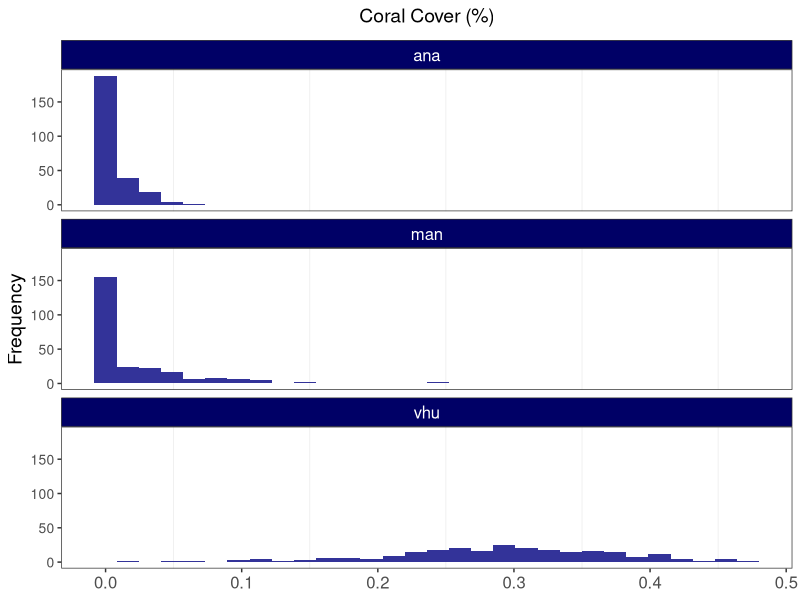
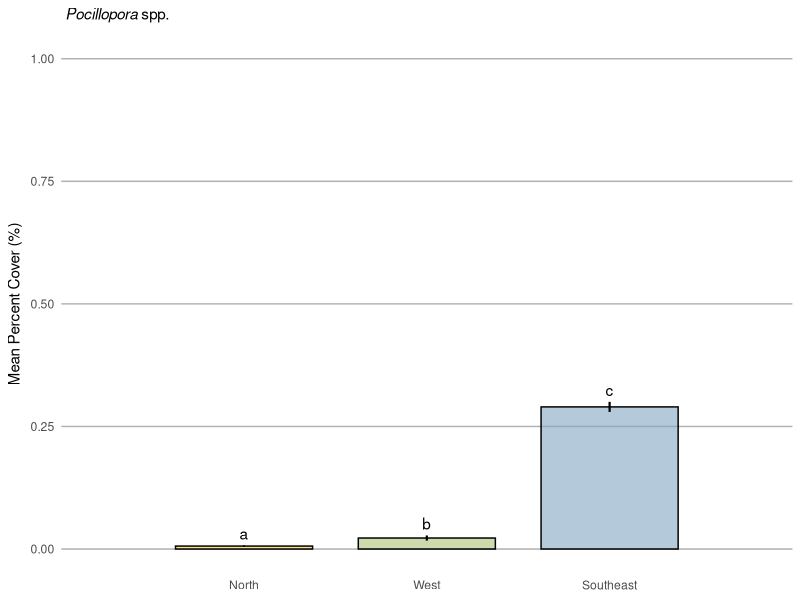
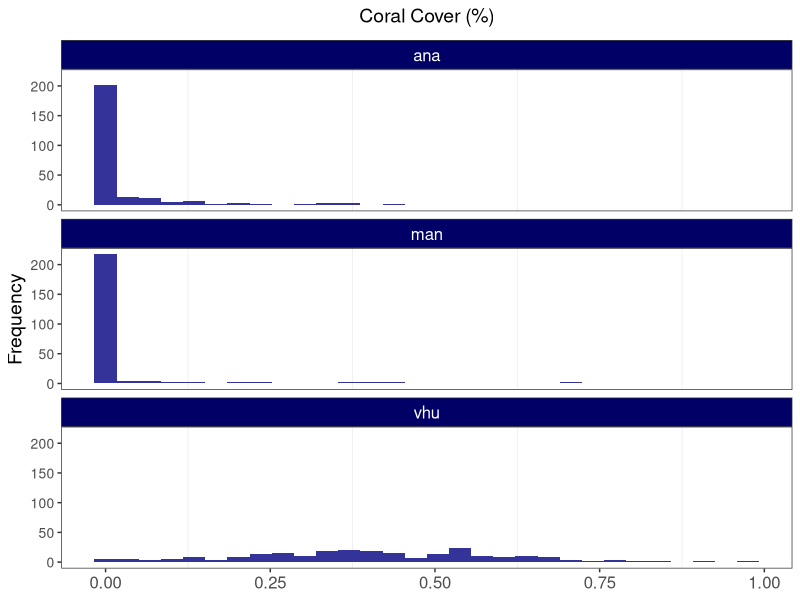
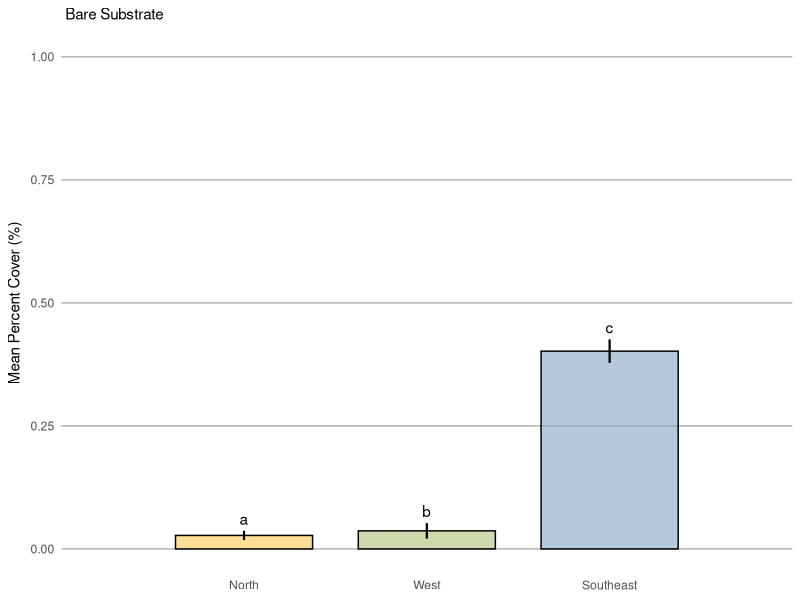
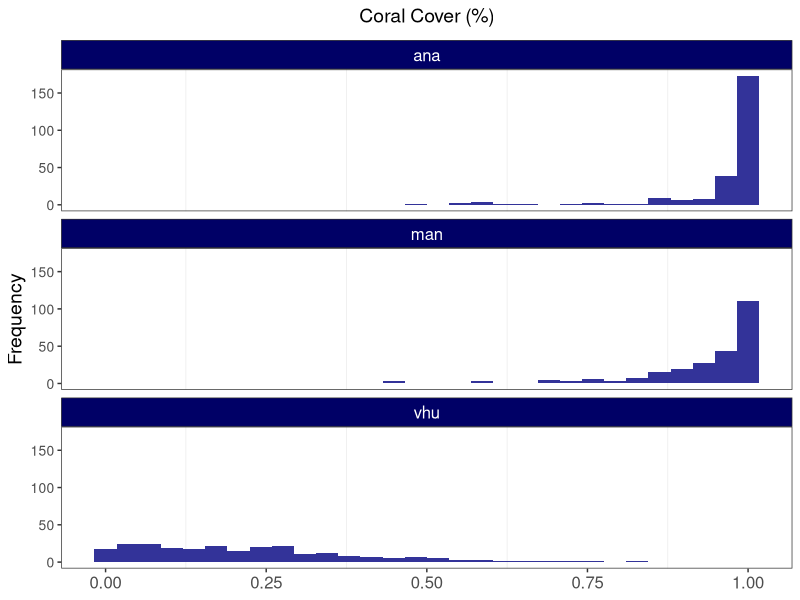
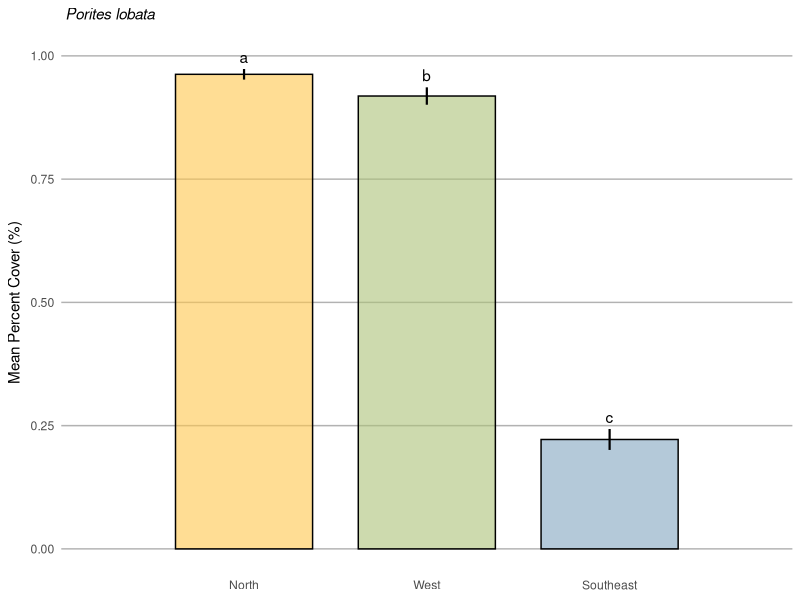
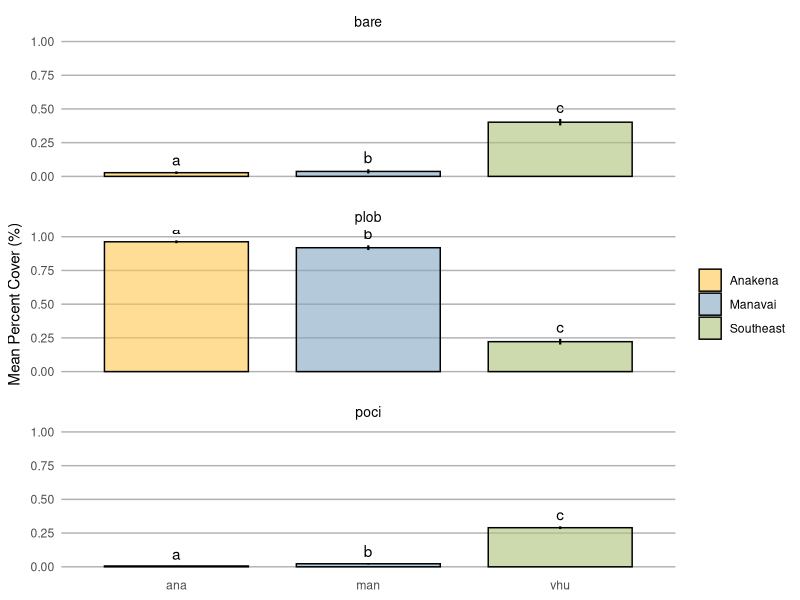

These charts were generated, in order, by the following R code: (Note: this script raises an error after producing the figures.)
library(tidyverse)
library(ggplot2)
library(tidyr)
library(patchwork)
library(ggpubr)

Fcn.CreateSummary.betareg <- function(object.betareg){
  OUT <- summary(object.betareg)
  tab <- rbind(OUT$coefficients$mean,OUT$coefficients$precision)
  return(tab)
}

p_cover = read_csv('rpn_poci.csv')

p_cover = read_csv('rpn_poci.csv') %>% 
  select(plot_id, Site, pland) %>%
  group_by(Site) %>%
  mutate(
    poci_cover = pland*0.01
  ) %>%
  mutate_at(vars(Site, plot_id), factor)

ggplot(p_cover, aes(x = poci_cover)) +
  geom_histogram(fill = "#333399") + 
  #below here is ylabel, xlabel, and main title
  ylab("Frequency") +
  xlab(NULL) +
  ggtitle(expression("Coral Cover (%)")) +
  theme_bw() +
  facet_wrap(~ Site, ncol = 1) +
  #theme sets sizes, text, etc
  theme(axis.title.x = element_text(size = 14), 
        axis.title.y = element_text(size = 14), 
        axis.text.y  = element_text(size= 10),
        axis.text.x  = element_text(size = 12), 
        legend.text = element_text(size = 12),
        legend.title = element_text(size = 12),
        plot.title = element_text(hjust = 0.5, size = 14),
        # change plot background, grid lines, etc (just examples so you can see)
        panel.background = element_rect(fill = "white"),
        panel.grid.minor.y = element_blank(),
        panel.grid.major = element_blank(),
        plot.background = element_rect(fill = "white"),
        legend.background = element_rect(fill = "white"),
        strip.text.x = element_text(size = 12, colour = "#FFFFFF"),
        strip.background = element_rect(fill = '#000066')
  )

p_cover.mean <-
  p_cover %>%
  group_by(Site) %>%
  dplyr::summarise(mean = mean(poci_cover))

poci_cover_summary <-
  p_cover %>%
  as_tibble() %>%
  #  mutate(size_cm = area*10000) %>%
  group_by(Site) %>%
  dplyr::summarize(mean = mean(poci_cover), 
                   sd = sd(poci_cover), 
                   n = n(),
                   se = sd/sqrt(n)
  ) %>%
  mutate(se = sd / sqrt(n),
         lower.ci = mean - qt(1 - (0.05 / 2), n - 1) * se,
         upper.ci = mean + qt(1 - (0.05 / 2), n - 1) * se) %>%
  mutate_at(vars(Site), factor) %>%
  add_column(
    location = c('Anakena', 'Manavai', 'Southeast'),
    group = c('poci', 'poci', 'poci')
  ) %>%
  mutate_at(vars(location), factor)


poci_cover2 <- 
  poci_cover_summary %>%
  add_column(
    cld = c('a', 'b', 'c')
  ) %>%
  mutate_at(vars(cld), factor)

poci_cover2

x_labels = c("North", "West", "Southeast")

poci_cover.ggbarplot <- ggplot(poci_cover2, aes(x = location, y = mean, fill = x_labels)) +   
  geom_bar(stat = "identity", width = 0.75, color = "black", linewidth = 0.50, alpha = 0.6) +
  geom_linerange(aes(ymin = lower.ci, ymax = upper.ci), size = 0.75) +
  scale_y_continuous(expression(paste("Mean Percent Cover (%)")), limits = c(0, 1)) + 
  scale_x_discrete(expand = c(0, 1), labels = x_labels) + 
  scale_fill_manual(values = c("#FFC74E", "#82A5C0", "#ABC178")) +
  #  facet_wrap( ~ depth2, labeller = as_labeller(label_names), dir = "v", ncol = 1) + 
  ggtitle(expression(paste(italic(" Pocillopora "), "spp."))) +
  geom_text(aes(label = cld, y = upper.ci), vjust = -0.5) +
  #scale_y_log10(expression(paste("Colony Size (", cm^2, ")"), limits = c(0, 100000))) +
  labs(x = NULL) +
  theme(strip.text = element_text(size = 10, color = "black", hjust = 0.50),
        strip.background = element_rect(fill = "#FFFFFF", color = NA),    
        panel.background = element_rect(fill = "#FFFFFF", color = NA),
        panel.grid.major.x = element_blank(),
        panel.grid.minor.x = element_blank(),
        panel.grid.minor.y = element_blank(),
        panel.grid.major.y = element_line(color = "#b2b2b2"),
        panel.spacing.x = unit(1, "cm"),
        panel.spacing.y = unit(0.5, "cm"),
        panel.spacing = unit(1, "lines"),
        axis.ticks = element_blank(),
        legend.position = 'none',
        plot.title = element_text(size = 11),
        axis.title.y = element_text(size = 11),
        legend.title = element_blank())

poci_cover.ggbarplot

##################################
#Porites lobata###################
##################################

bare_cover = read_csv('rpn_bare.csv')

bare_cover = read_csv('rpn_bare.csv') %>% 
  select(plot_id, Site, pland) %>%
  group_by(Site) %>%
  mutate(
    bare_cover = pland*0.01
  ) %>%
  mutate_at(vars(Site, plot_id), factor)

ggplot(bare_cover, aes(x = bare_cover)) +
  geom_histogram(fill = "#333399") + 
  #below here is ylabel, xlabel, and main title
  ylab("Frequency") +
  xlab(NULL) +
  ggtitle(expression("Coral Cover (%)")) +
  theme_bw() +
  facet_wrap(~ Site, ncol = 1) +
  #theme sets sizes, text, etc
  theme(axis.title.x = element_text(size = 14), 
        axis.title.y = element_text(size = 14), 
        axis.text.y  = element_text(size= 10),
        axis.text.x  = element_text(size = 12), 
        legend.text = element_text(size = 12),
        legend.title = element_text(size = 12),
        plot.title = element_text(hjust = 0.5, size = 14),
        # change plot background, grid lines, etc (just examples so you can see)
        panel.background = element_rect(fill = "white"),
        panel.grid.minor.y = element_blank(),
        panel.grid.major = element_blank(),
        plot.background = element_rect(fill = "white"),
        legend.background = element_rect(fill = "white"),
        strip.text.x = element_text(size = 12, colour = "#FFFFFF"),
        strip.background = element_rect(fill = '#000066')
  )

bare_cover.mean <-
  bare_cover %>%
  group_by(Site) %>%
  dplyr::summarise(mean = mean(bare_cover))

bare_cover_summary <-
  bare_cover %>%
  as_tibble() %>%
  #  mutate(size_cm = area*10000) %>%
  group_by(Site) %>%
  dplyr::summarize(mean = mean(bare_cover), 
                   sd = sd(bare_cover), 
                   n = n(),
                   se = sd/sqrt(n)
  ) %>%
  mutate(se = sd / sqrt(n),
         lower.ci = mean - qt(1 - (0.05 / 2), n - 1) * se,
         upper.ci = mean + qt(1 - (0.05 / 2), n - 1) * se) %>%
  mutate_at(vars(Site), factor) %>%
  add_column(
    location = c('Anakena', 'Manavai', 'Southeast'),
    group = c('bare', 'bare', 'bare')
  ) %>%
  mutate_at(vars(location), factor)


bare_cover2 <- 
  bare_cover_summary %>%
  add_column(
    cld = c('a', 'b', 'c')
  ) %>%
  mutate_at(vars(cld), factor)

bare_cover2

x_labels = c("North", "West", "Southeast")

bare_cover.ggbarplot <- ggplot(bare_cover2, aes(x = location, y = mean, fill = x_labels)) +   
  geom_bar(stat = "identity", width = 0.75, color = "black", linewidth = 0.50, alpha = 0.6) +
  geom_linerange(aes(ymin = lower.ci, ymax = upper.ci), size = 0.75) +
  scale_y_continuous(expression(paste("Mean Percent Cover (%)")), limits = c(0, 1)) + 
  scale_x_discrete(expand = c(0, 1), labels = x_labels) + 
  scale_fill_manual(values = c("#FFC74E", "#82A5C0", "#ABC178")) +
  #  facet_wrap( ~ depth2, labeller = as_labeller(label_names), dir = "v", ncol = 1) + 
  ggtitle(expression(paste(" Bare Substrate "))) +
  geom_text(aes(label = cld, y = upper.ci), vjust = -0.5) +
  #scale_y_log10(expression(paste("Colony Size (", cm^2, ")"), limits = c(0, 100000))) +
  labs(x = NULL) +
  theme(strip.text = element_text(size = 10, color = "black", hjust = 0.50),
        strip.background = element_rect(fill = "#FFFFFF", color = NA),    
        panel.background = element_rect(fill = "#FFFFFF", color = NA),
        panel.grid.major.x = element_blank(),
        panel.grid.minor.x = element_blank(),
        panel.grid.minor.y = element_blank(),
        panel.grid.major.y = element_line(color = "#b2b2b2"),
        panel.spacing.x = unit(1, "cm"),
        panel.spacing.y = unit(0.5, "cm"),
        panel.spacing = unit(1, "lines"),
        axis.ticks = element_blank(),
        legend.position = 'none',
        plot.title = element_text(size = 11),
        axis.title.y = element_text(size = 11),
        legend.title = element_blank())

bare_cover.ggbarplot

##################################
#Porites lobata###################
##################################

plob_cover = read_csv('rpn_plob.csv')

plob_cover = read_csv('rpn_plob.csv') %>% 
  select(plot_id, Site, pland) %>%
  group_by(Site) %>%
  mutate(
    plob_cover = pland*0.01
  ) %>%
  mutate_at(vars(Site, plot_id), factor)

ggplot(plob_cover, aes(x = plob_cover)) +
  geom_histogram(fill = "#333399") + 
  #below here is ylabel, xlabel, and main title
  ylab("Frequency") +
  xlab(NULL) +
  ggtitle(expression("Coral Cover (%)")) +
  theme_bw() +
  facet_wrap(~ Site, ncol = 1) +
  #theme sets sizes, text, etc
  theme(axis.title.x = element_text(size = 14), 
        axis.title.y = element_text(size = 14), 
        axis.text.y  = element_text(size= 10),
        axis.text.x  = element_text(size = 12), 
        legend.text = element_text(size = 12),
        legend.title = element_text(size = 12),
        plot.title = element_text(hjust = 0.5, size = 14),
        # change plot background, grid lines, etc (just examples so you can see)
        panel.background = element_rect(fill = "white"),
        panel.grid.minor.y = element_blank(),
        panel.grid.major = element_blank(),
        plot.background = element_rect(fill = "white"),
        legend.background = element_rect(fill = "white"),
        strip.text.x = element_text(size = 12, colour = "#FFFFFF"),
        strip.background = element_rect(fill = '#000066')
  )

plob_cover.mean <-
  plob_cover %>%
  group_by(Site) %>%
  dplyr::summarise(mean = mean(plob_cover))

plob_cover_summary <-
  plob_cover %>%
  as_tibble() %>%
  #  mutate(size_cm = area*10000) %>%
  group_by(Site) %>%
  dplyr::summarize(mean = mean(plob_cover), 
                   sd = sd(plob_cover), 
                   n = n(),
                   se = sd/sqrt(n)
  ) %>%
  mutate(se = sd / sqrt(n),
         lower.ci = mean - qt(1 - (0.05 / 2), n - 1) * se,
         upper.ci = mean + qt(1 - (0.05 / 2), n - 1) * se) %>%
  mutate_at(vars(Site), factor) %>%
  add_column(
    location = c('Anakena', 'Manavai', 'Southeast'),
    group = c("plob", "plob", "plob")
  ) %>%
  mutate_at(vars(location), factor)


plob_cover2 <- 
  plob_cover_summary %>%
  add_column(
    cld = c('a', 'b', 'c')
  ) %>%
  mutate_at(vars(cld), factor)

plob_cover2

x_labels = c("North", "West", "Southeast")

plob_cover.ggbarplot <- ggplot(plob_cover2, aes(x = location, y = mean, fill = x_labels)) +   
  geom_bar(stat = "identity", width = 0.75, color = "black", linewidth = 0.50, alpha = 0.6) +
  geom_linerange(aes(ymin = lower.ci, ymax = upper.ci), size = 0.75) +
  scale_y_continuous(expression(paste("Mean Percent Cover (%)")), limits = c(0, 1)) + 
  scale_x_discrete(expand = c(0, 1), labels = x_labels) + 
  scale_fill_manual(values = c("#FFC74E", "#82A5C0", "#ABC178")) +
  #facet_wrap( ~ depth2, labeller = as_labeller(label_names), dir = "v", ncol = 1) + 
  ggtitle(expression(paste(italic(" Porites lobata ")))) +
  geom_text(aes(label = cld, y = upper.ci), vjust = -0.5) +
  #scale_y_log10(expression(paste("Colony Size (", cm^2, ")"), limits = c(0, 100000))) +
  labs(x = NULL) +
  theme(strip.text = element_text(size = 10, color = "black", hjust = 0.50),
        strip.background = element_rect(fill = "#FFFFFF", color = NA),    
        panel.background = element_rect(fill = "#FFFFFF", color = NA),
        panel.grid.major.x = element_blank(),
        panel.grid.minor.x = element_blank(),
        panel.grid.minor.y = element_blank(),
        panel.grid.major.y = element_line(color = "#b2b2b2"),
        panel.spacing.x = unit(1, "cm"),
        panel.spacing.y = unit(0.5, "cm"),
        panel.spacing = unit(1, "lines"),
        axis.ticks = element_blank(),
        legend.position = 'none',
        plot.title = element_text(size = 11),
        axis.title.y = element_text(size = 11),
        legend.title = element_blank())

plob_cover.ggbarplot

##################################
#Groups ##########################
##################################

groups_percent_cover <- bind_rows(poci_cover2, plob_cover2, bare_cover2)
groups_percent_cover

group = c("Pocillopora", "Porites", "Bare")

cover_main.ggbarplot <- ggplot(groups_percent_cover, aes(x = Site, y = mean, fill = location)) +   
  # geom_col(aes(fill = supp), position = position_dodge(0.8), width = 0.7) +
  geom_bar(stat = "identity", position = position_dodge(0.8), 
           width = 0.75, color = "black", linewidth = 0.50, alpha = 0.6) +
  geom_linerange(aes(ymin = lower.ci, ymax = upper.ci), size = 0.75) +
  scale_y_continuous(expression(paste("Mean Percent Cover (%)")), limits = c(0, 1)) + 
  #scale_x_discrete(expand = c(0, 1), labels = Site) + 
  scale_fill_manual(values = c("#FFC74E", "#82A5C0", "#ABC178")) +
  facet_wrap( ~ group, 
              #labeller = as_labeller(label_names), 
              dir = "v", 
              ncol = 1) + 
  #ggtitle(expression(paste("Bare Substrate"))) +
  geom_text(aes(label = cld, y = upper.ci), vjust = -0.5) +
  #scale_y_log10(expression(paste("Colony Size (", cm^2, ")"), limits = c(0, 100000))) +
  labs(x = NULL) +
  theme(strip.text = element_text(size = 10, color = "black", hjust = 0.50),
        strip.background = element_rect(fill = "#FFFFFF", color = NA),    
        panel.background = element_rect(fill = "#FFFFFF", color = NA),
        panel.grid.major.x = element_blank(),
        panel.grid.minor.x = element_blank(),
        panel.grid.minor.y = element_blank(),
        panel.grid.major.y = element_line(color = "#b2b2b2"),
        panel.spacing.x = unit(1, "cm"),
        panel.spacing.y = unit(0.5, "cm"),
        panel.spacing = unit(1, "lines"),
        axis.ticks = element_blank(),
        legend.position = 'right',
        plot.title = element_text(size = 11),
        axis.title.y = element_text(size = 11),
        legend.title = element_blank())

cover_main.ggbarplot

ggplot(df.summary2, aes(dose, len)) +
  geom_col(aes(fill = supp), position = position_dodge(0.8), width = 0.7)+
  geom_errorbar(
    aes(ymin = len, ymax = len+sd, group = supp),
    width = 0.2, position = position_dodge(0.8)
  )+
  scale_fill_manual(values = c("grey80", "grey30"))
 
poci_size3 <- 
  poci_size2 %>%
  add_column(
    cld = c('a', 'b', 'c')
  ) %>%
  mutate_at(vars(cld), factor)

poci_size3

x_labels = c("North", "West", "Southeast")
# label_names = c("8 m" = "8 m", "15 m" = "15 m", "25 m" = "25 m")

poci_size.gg.barplot <- ggplot(poci_size3, aes(x = location, y = mean, fill = x_labels)) +   
  geom_bar(stat = "identity", width = 0.75, color = "black", size = 0.50, alpha = 0.6) +
  geom_linerange(aes(ymin = lower.ci, ymax = upper.ci), size = 0.75) +
  scale_y_continuous(expression(paste("Mean Colony Size ("," ", cm^2, ")")), limits = c(0, 300)) + 
  scale_x_discrete(expand = c(0, 1), labels = x_labels) + 
  scale_fill_manual(values = c("#FFC74E", "#82A5C0", "#ABC178")) +
  # facet_wrap( ~ depth2, labeller = as_labeller(label_names), dir = "v", ncol = 1) + 
  ggtitle(expression(paste(italic(" Pocillopora "), "spp."))) +
  geom_text(aes(label = cld, y = upper.ci), vjust = -0.5) +
  #scale_y_log10(expression(paste("Colony Size (", cm^2, ")"), limits = c(0, 100000))) +
  labs(x = NULL) +
  theme(strip.text = element_text(size = 10, color = "black", hjust = 0.50),
        strip.background = element_rect(fill = "#FFFFFF", color = NA),    
        panel.background = element_rect(fill = "#FFFFFF", color = NA),
        panel.grid.major.x = element_blank(),
        panel.grid.minor.x = element_blank(),
        panel.grid.minor.y = element_blank(),
        panel.grid.major.y = element_line(color = "#b2b2b2"),
        panel.spacing.x = unit(1, "cm"),
        panel.spacing.y = unit(0.5, "cm"),
        panel.spacing = unit(1, "lines"),
        axis.ticks = element_blank(),
        legend.position = "none",
        plot.title = element_text(size = 11),
        axis.title.y = element_text(size = 11),
        legend.title = element_blank())

poci_size.gg.barplot

plob_cover.ggbarplot + bare_cover.ggbarplot + poci_cover.ggbarplot + poci_size.gg.barplot























